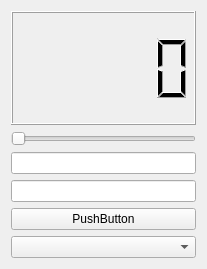
<?xml version="1.0" encoding="UTF-8"?>
<ui version="4.0">
 <class>Widget</class>
 <widget class="QWidget" name="Widget">
  <property name="geometry">
   <rect>
    <x>0</x>
    <y>0</y>
    <width>207</width>
    <height>269</height>
   </rect>
  </property>
  <property name="windowTitle">
   <string>Widget</string>
  </property>
  <layout class="QVBoxLayout" name="verticalLayout">
   <item>
    <widget class="QLCDNumber" name="lcd"/>
   </item>
   <item>
    <widget class="QSlider" name="slider">
     <property name="orientation">
      <enum>Qt::Horizontal</enum>
     </property>
    </widget>
   </item>
   <item>
    <widget class="QLineEdit" name="edit1"/>
   </item>
   <item>
    <widget class="QLineEdit" name="edit2"/>
   </item>
   <item>
    <widget class="QPushButton" name="button">
     <property name="text">
      <string>PushButton</string>
     </property>
    </widget>
   </item>
   <item>
    <widget class="QComboBox" name="combo"/>
   </item>
  </layout>
 </widget>
 <resources/>
 <connections>
  <connection>
   <sender>slider</sender>
   <signal>valueChanged(int)</signal>
   <receiver>lcd</receiver>
   <slot>display(int)</slot>
   <hints>
    <hint type="sourcelabel">
     <x>110</x>
     <y>126</y>
    </hint>
    <hint type="destinationlabel">
     <x>106</x>
     <y>79</y>
    </hint>
   </hints>
  </connection>
  <connection>
   <sender>edit1</sender>
   <signal>textChanged(QString)</signal>
   <receiver>edit2</receiver>
   <slot>setText(QString)</slot>
   <hints>
    <hint type="sourcelabel">
     <x>149</x>
     <y>150</y>
    </hint>
    <hint type="destinationlabel">
     <x>153</x>
     <y>180</y>
    </hint>
   </hints>
  </connection>
 </connections>
</ui>
